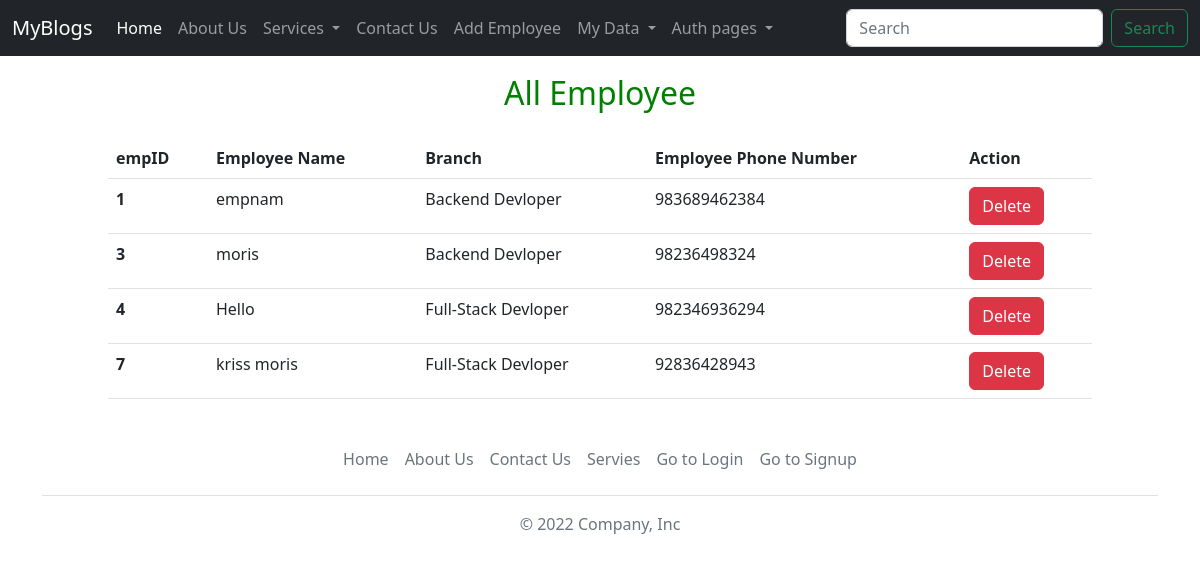
Page /all-employee on the committed database.
### blogs/models.py (models this page shows, shortened)
class Employee(models.Model):
    e_name = models.CharField(max_length=50)
    e_branch = models.CharField(max_length=50, choices = choice, default = "Backend Devloper")
    e_p_num = models.IntegerField()

### blogs/views.py (the view)
# urls.py: path("all-employee", views.allemployee, name = "allemp"),
def allemployee(request):
    all_records = Employee.objects.all()
    return render(request, "all_employee.html", {"records" : all_records})

### templates/all_employee.html (shortened to what this page needs)
{% extends "navfooter.html" %}
{% block bodyblock %}
<div>
    <h2 style="text-align: center; padding: 18px; color: green;">All Employee</h2>
    <div style="padding: 0% 9%;">
        <table class="table">
            <thead>
                <tr>
                    <th scope="col">empID</th>
                    <th scope="col">Employee Name</th>
                    <th scope="col">Branch</th>
                    <th scope="col">Employee Phone Number</th>
                    <th>Action</th>
                </tr>
            </thead>
            <tbody>
                {% for i in records %}
                <tr>
                    <th scope="row">{{i.id}}</th>
                    <td>{{i.e_name}}</td>
                    <td>{{i.e_branch}}</td>
                    <td>{{i.e_p_num}}</td>
                    <td>
                        <form action="/delete-employe/{{i.id}}">
                            <button class="btn btn-danger">Delete</button>
                        </form>
                    </td>
                </tr>
                {% endfor %}
            </tbody>
        </table>
    </div>
</div>
{% endblock bodyblock %}

### templates/navfooter.html (shortened to what this page needs)
<!doctype html>
<html lang="en">
  <head>
    <link href="https://cdn.jsdelivr.net/npm/bootstrap@5.2.3/dist/css/bootstrap.min.css" rel="stylesheet">
  </head>
  <body>
    <nav class="navbar navbar-expand-lg navbar-dark bg-dark">
        <div class="container-fluid">
            <a class="navbar-brand" href="/">MyBlogs</a>
            <div class="collapse navbar-collapse" id="navbarSupportedContent">
            <ul class="navbar-nav me-auto mb-2 mb-lg-0">
                <li class="nav-item">
                    <a class="nav-link active" aria-current="page" href="/">Home</a>
                </li>
                <li class="nav-item">
                    <a class="nav-link" href="/about-us">About Us</a>
                </li>
                <li class="nav-item dropdown">
                    <a class="nav-link dropdown-toggle" href="#" role="button" data-bs-toggle="dropdown" aria-expanded="false">
                        Services
                    </a>
                </li>
                <li class="nav-item">
                    <a class="nav-link" href="/contact-us">Contact Us</a>
                </li>
                <li class="nav-item">
                    <a class="nav-link" href="/add-employee">Add Employee</a>
                </li>
                <li class="nav-item dropdown">
                    <a class="nav-link dropdown-toggle" href="#" role="button" data-bs-toggle="dropdown" aria-expanded="false">
                        My Data
                    </a>
                </li>
                <li class="nav-item dropdown">
                    <a class="nav-link dropdown-toggle" href="#" role="button" data-bs-toggle="dropdown" aria-expanded="false">
                        Auth pages
                    </a>
                </li>
            </ul>
            <form class="d-flex" role="search">
                <input class="form-control me-2" type="search" placeholder="Search" aria-label="Search">
                <button class="btn btn-outline-success" type="submit">Search</button>
            </form>
            </div>
        </div>
    </nav>
    {% block bodyblock %}{% endblock bodyblock %}
    <div class="container">
        <footer class="py-3 my-4">
            <ul class="nav justify-content-center border-bottom pb-3 mb-3">
            <li class="nav-item"><a href="/" class="nav-link px-2 text-muted">Home</a></li>
            <li class="nav-item"><a href="/about-us" class="nav-link px-2 text-muted">About Us</a></li>
            <li class="nav-item"><a href="/contact-us" class="nav-link px-2 text-muted">Contact Us</a></li>
            <li class="nav-item"><a href="/services" class="nav-link px-2 text-muted">Servies</a></li>
            <li class="nav-item"><a href="/login-page" class="nav-link px-2 text-muted">Go to Login</a></li>
            <li class="nav-item"><a href="/sign-up" class="nav-link px-2 text-muted">Go to Signup</a></li>
            </ul>
            <p class="text-center text-muted">&copy; 2022 Company, Inc</p>
        </footer>
    </div>
  </body>
</html>

### rows in the picture
Employee: id "1", e_name "empnam", e_branch "Backend Devloper", e_p_num "983689462384"
Employee: id "3", e_name "moris", e_branch "Backend Devloper", e_p_num "98236498324"
Employee: id "4", e_name "Hello", e_branch "Full-Stack Devloper", e_p_num "982346936294"
Employee: id "7", e_name "kriss moris", e_branch "Full-Stack Devloper", e_p_num "92836428943"
